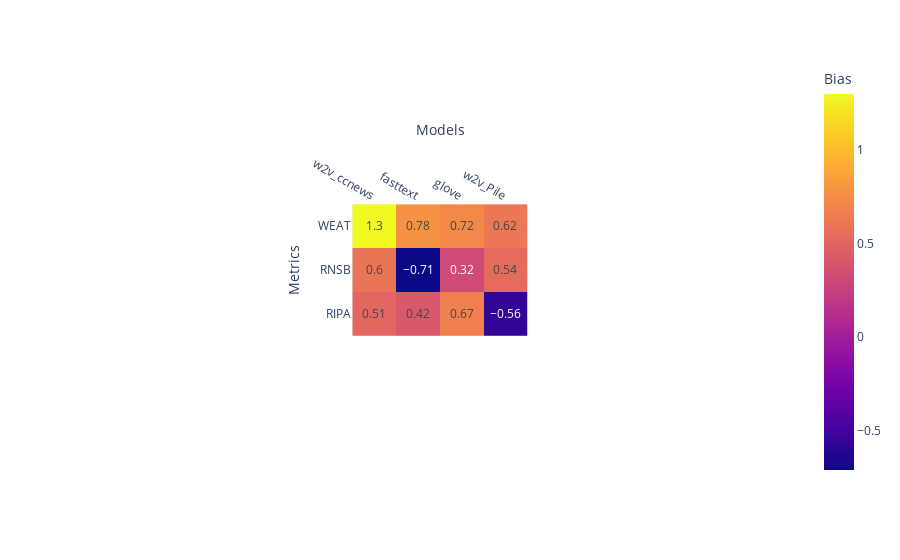

Write notebook code for a chart like this one.
### Code cell
def heatmap_plot(data, x, y):
    fig = px.imshow(data, text_auto=True,
                labels=dict(x="Models", y="Metrics", color="Bias"),
                x=x,
                y=y
               )
    fig.update_xaxes(side="top")
    fig.show()

heatmap_plot(data, x_labels, y_labels)

### Figure 1 — Plotly figure (JSON) as saved in the notebook; plotly's stock layout.template omitted (floating-point values rounded to 4 significant figures)
{"data": [{"coloraxis": "coloraxis", "hovertemplate": "Models: %{x}<br>Metrics: %{y}<br>Bias: %{z}<extra></extra>", "name": "0", "texttemplate": "%{z}", "type": "heatmap", "x": ["w2v_ccnews", "fasttext", "glove", "w2v_Pile"], "xaxis": "x", "y": ["WEAT", "RNSB", "RIPA"], "yaxis": "y", "z": [[1.3, 0.78, 0.72, 0.62], [0.6, -0.71, 0.32, 0.54], [0.51, 0.42, 0.67, -0.56]]}], "layout": {"autosize": true, "coloraxis": {"colorbar": {"title": {"text": "Bias"}}, "colorscale": [[0, "#0d0887"], [0.1111, "#46039f"], [0.2222, "#7201a8"], [0.3333, "#9c179e"], [0.4444, "#bd3786"], [0.5556, "#d8576b"], [0.6667, "#ed7953"], [0.7778, "#fb9f3a"], [0.8889, "#fdca26"], [1, "#f0f921"]]}, "margin": {"t": 60}, "xaxis": {"anchor": "y", "autorange": true, "constrain": "domain", "domain": [0.3782, 0.6218], "range": [-0.5, 3.5], "scaleanchor": "y", "side": "top", "title": {"text": "Models"}, "type": "category"}, "yaxis": {"anchor": "x", "autorange": true, "constrain": "domain", "domain": [0, 1], "range": [2.5, -0.5], "title": {"text": "Metrics"}, "type": "category"}}}
